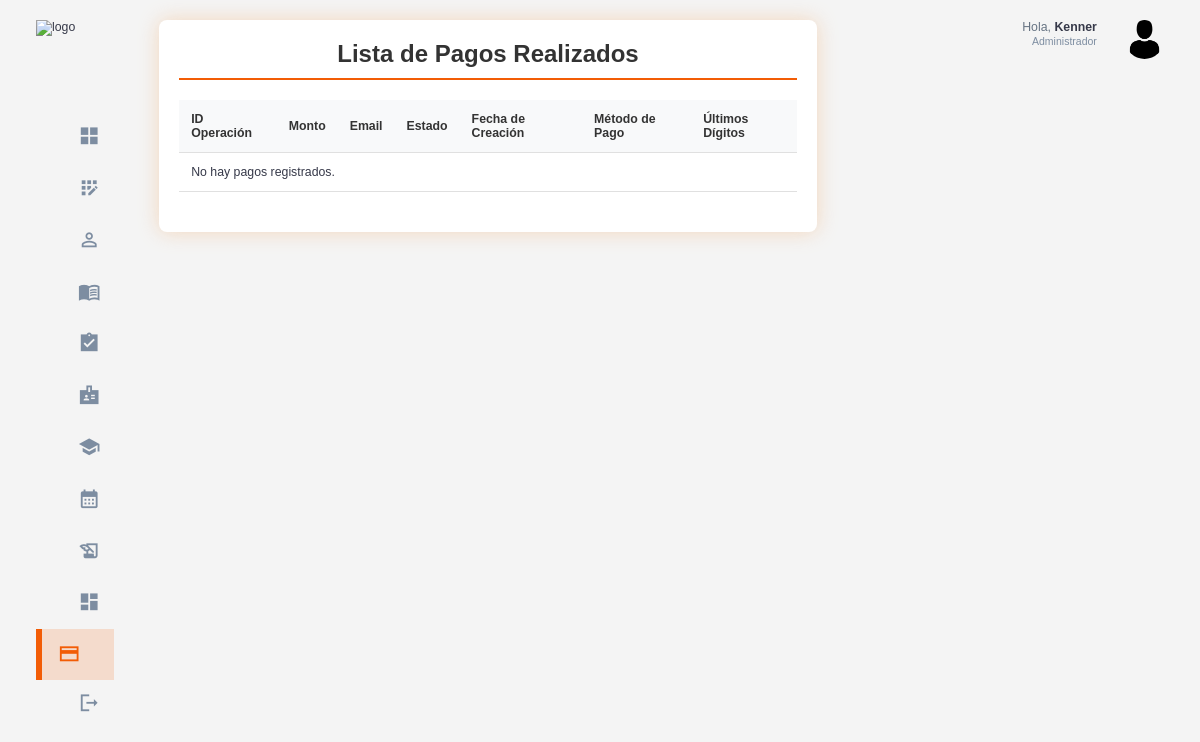
/pagos/pagos/ (signed in), run on an earlier commit of the app's database.
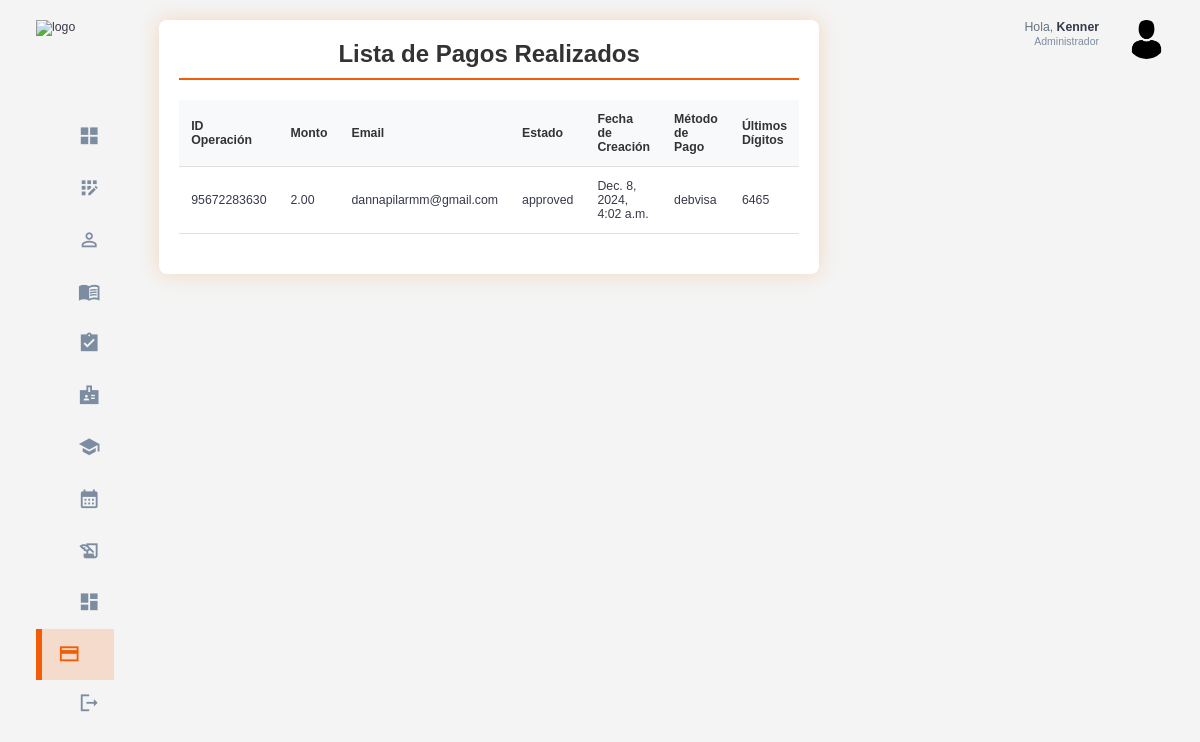
And on a later commit of the database.
### pagos/models.py (models this page shows, shortened)
class Pago(models.Model):
    numero_operacion = models.CharField(max_length=20, unique=True)
    estado = models.CharField(max_length=20)
    monto = models.DecimalField(max_digits=10, decimal_places=2)
    comprador_email = models.EmailField()
    fecha_pago = models.DateTimeField()
    metodo_pago = models.CharField(max_length=50)
    tarjeta_ultimos_digitos = models.CharField(max_length=4, null=True, blank=True)

### usuarios/decorators.py (the view)
        def _wrapped_view(request, *args, **kwargs):
            if request.user.is_authenticated and (request.user.rol.nombre_rol == role or request.user.rol.is_admin):
                return view_func(request, *args, **kwargs)
            else:
                raise PermissionDenied  # Lanza un error si no tiene el rol correcto

### pagos/utils.py (called while the page is built)
def obtener_pagos_realizados():
    sdk = mercadopago.SDK(settings.MERCADOPAGO_ACCESS_TOKEN)
    fecha_fin = datetime.now()
    fecha_inicio = fecha_fin - timedelta(days=30)  # Últimos 30 días
    filtros = {
        "range": "date_created",
        "begin_date": fecha_inicio.strftime("%Y-%m-%dT%H:%M:%SZ"),
        "end_date": fecha_fin.strftime("%Y-%m-%dT%H:%M:%SZ"),
        "status": "approved",  # Solo pagos aprobados
        "sort": "date_created",
        "criteria": "desc",  # Ordenar de más reciente a más antiguo
    }
    respuesta = sdk.payment().search(filters=filtros)
    if respuesta["status"] == 200:
        pagos = respuesta["response"]["results"]
        registrar_pagos(pagos)  # Registrar los pagos en la base de datos
        return pagos
    else:
        return []

### pagos/views.py (called while the page is built)
@login_required
@role_required('Administrador')
def lista_pagos_admin(request):
    pagos = obtener_pagos_realizados()
    pagos = Pago.objects.all()
    return render(request, "pagos/lista_pagos.html", {"pagos": pagos})

### templates/pagos/lista_pagos.html (shortened to what this page needs)
{% extends 'base.html' %}
{% load static %}
{% block extra_css %}
    <link rel="stylesheet" href="{% static 'css/student_list.css' %}">
{% endblock %}
{% block content %}
<div class="student-list-container">
    <h2>Lista de Pagos Realizados</h2>
    <div class="table-responsive">
        <table class="student-table">
            <thead>
                <tr>
                    <th>ID Operación</th>
                    <th>Monto</th>
                    <th>Email</th>
                    <th>Estado</th>
                    <th>Fecha de Creación</th>
                    <th>Método de Pago</th>
                    <th>Últimos Dígitos</th>
                </tr>
            </thead>
            <tbody>
                {% for pago in pagos %}
                <tr>
                    <td>{{ pago.numero_operacion }}</td>
                    <td>{{ pago.monto }}</td>
                    <td>{{ pago.comprador_email }}</td>
                    <td>{{ pago.estado }}</td>
                    <td>{{ pago.fecha_pago }}</td>
                    <td>{{ pago.metodo_pago }}</td>
                    <td>{{ pago.tarjeta_ultimos_digitos }}</td>
                </tr>
                {% empty %}
                <tr>
                    <td colspan="8">No hay pagos registrados.</td>
                </tr>
                {% endfor %}
            </tbody>
        </table>
    </div>
</div>
{% endblock %}

What changed in the data, as far as the page shows it:
added Pago: numero_operacion "95672283630", monto "2.00", comprador_email "dannapilarmm@gmail.com", estado "approved", fecha_pago "Dec. 8, 2024, 4:02 a.m.", metodo_pago "debvisa", tarjeta_ultimos_digitos "6465"
Also different on the page:
text no longer shown: "No hay pagos registrados."
